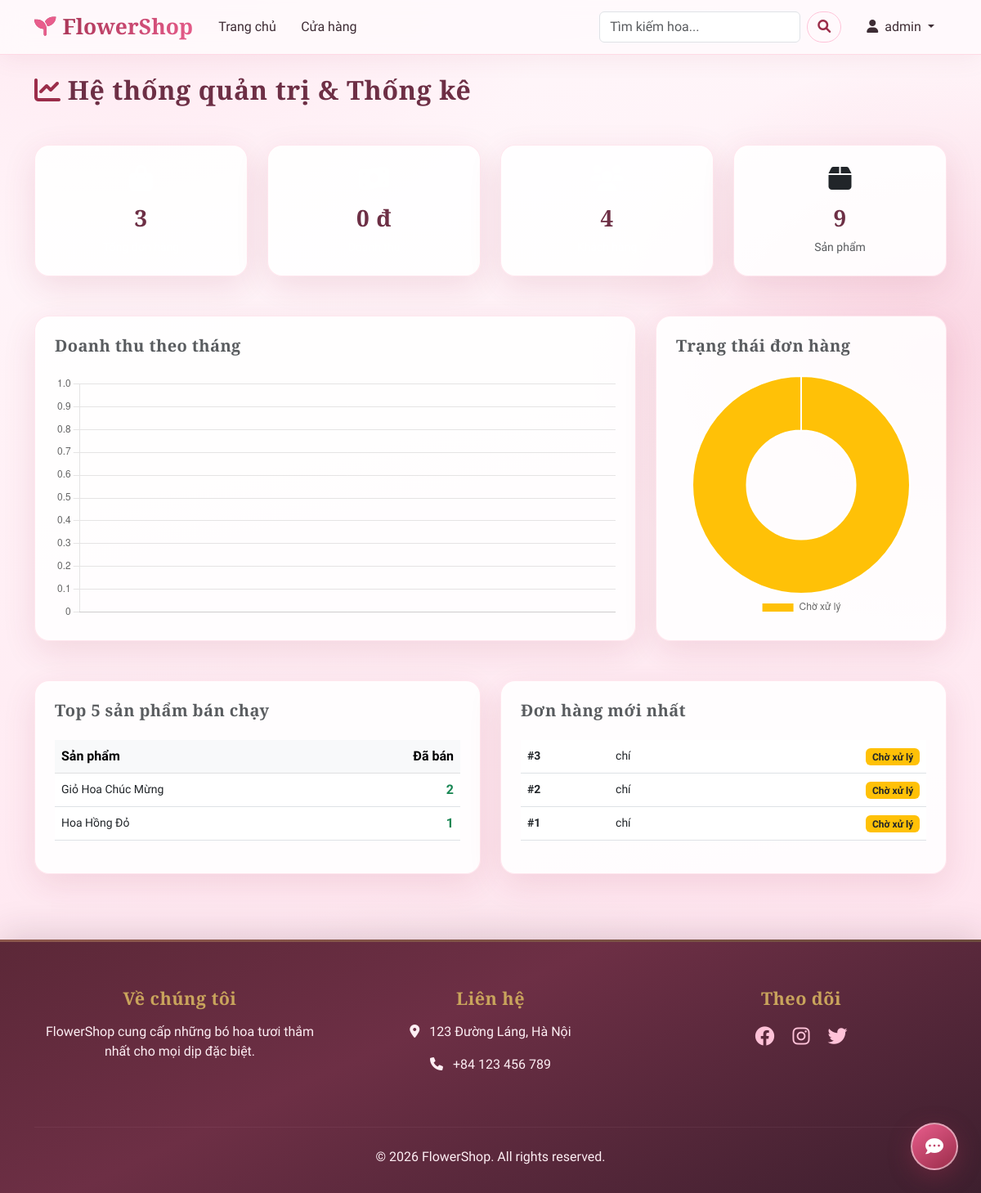
/admin-dashboard/ (signed in), run on the app's committed database.
### shop/models.py (models this page shows, shortened)
class Product(models.Model):
    category = models.ForeignKey(Category, related_name='products', on_delete=models.CASCADE, verbose_name="Danh mục")
    name = models.CharField(max_length=200, verbose_name="Tên sản phẩm")
    slug = models.SlugField(max_length=200, unique=True, verbose_name="Slug")
    image = models.ImageField(upload_to='products/%Y/%m/%d', blank=True, verbose_name="Hình ảnh")
    description = models.TextField(blank=True, verbose_name="Mô tả")
    price = models.DecimalField(max_digits=10, decimal_places=2, verbose_name="Giá")
    stock = models.PositiveIntegerField(verbose_name="Số lượng tồn kho")
    available = models.BooleanField(default=True, verbose_name="Sẵn bán")
    created = models.DateTimeField(auto_now_add=True, verbose_name="Ngày tạo")
    updated = models.DateTimeField(auto_now=True, verbose_name="Ngày cập nhật")
    class Meta:
        ordering = ('-created',)
        indexes = [
            models.Index(fields=['id', 'slug']),
        ]
        verbose_name = 'Sản phẩm'
        verbose_name_plural = 'Sản phẩm'

class Order(models.Model):
    STATUS_CHOICES = (
        ('pending', 'Chờ xử lý'),
        ('approved', 'Đã duyệt'),
        ('rejected', 'Từ chối'),
        ('shipped', 'Đang giao'),
        ('completed', 'Hoàn thành'),
    )
    user = models.ForeignKey(User, on_delete=models.CASCADE, related_name='orders', verbose_name="Người đặt")
    first_name = models.CharField(max_length=50, verbose_name="Tên")
    last_name = models.CharField(max_length=50, verbose_name="Họ")
    email = models.EmailField(verbose_name="Email")
    address = models.CharField(max_length=250, verbose_name="Địa chỉ")
    postal_code = models.CharField(max_length=20, verbose_name="Mã bưu điện")
    city = models.CharField(max_length=100, verbose_name="Thành phố")
    created = models.DateTimeField(auto_now_add=True, verbose_name="Ngày tạo")
    updated = models.DateTimeField(auto_now=True, verbose_name="Ngày cập nhật")
    paid = models.BooleanField(default=False, verbose_name="Đã thanh toán")
    status = models.CharField(max_length=20, choices=STATUS_CHOICES, default='pending', verbose_name="Trạng thái")
    class Meta:
        ordering = ('-created',)
        verbose_name = 'Đơn hàng'
        verbose_name_plural = 'Đơn hàng'

### shop/views.py (the view)
# urls.py: path('admin-dashboard/', views.admin_dashboard, name='admin_dashboard'),
@staff_member_required
def admin_dashboard(request):
    total_orders = Order.objects.count()
    total_revenue = Order.objects.filter(paid=True).aggregate(Sum('items__price'))['items__price__sum'] or 0
    total_users = User.objects.count()
    total_products = Product.objects.count()
    from django.db.models.functions import TruncMonth
    from django.utils import timezone
    from datetime import timedelta
    six_months_ago = timezone.now() - timedelta(days=180)
    revenue_by_month = Order.objects.filter(paid=True, created__gte=six_months_ago) \
        .annotate(month=TruncMonth('created')) \
        .values('month') \
        .annotate(total=Sum('items__price')) \
        .order_by('month')
    months_labels = [r['month'].strftime('%m/%Y') for r in revenue_by_month]
    revenue_data = [float(r['total']) for r in revenue_by_month]
    status_stats = Order.objects.values('status').annotate(count=Count('id'))
    status_labels = []
    status_counts = []
    status_dict = dict(Order.STATUS_CHOICES)
    for stat in status_stats:
        status_labels.append(status_dict.get(stat['status'], stat['status']))
        status_counts.append(stat['count'])
    top_products = Product.objects.annotate(
        total_sold=Sum('order_items__quantity')
    ).filter(total_sold__gt=0).order_by('-total_sold')[:5]
    recent_orders = Order.objects.order_by('-created')[:10]
    context = {
        'total_orders': total_orders,
        'total_revenue': total_revenue,
        'total_users': total_users,
        'total_products': total_products,
        'months_labels': json.dumps(months_labels),
        'revenue_data': json.dumps(revenue_data),
        'status_labels': json.dumps(status_labels),
        'status_counts': json.dumps(status_counts),
        'top_products': top_products,
        'recent_orders': recent_orders,
    }
    return render(request, 'shop/admin/dashboard.html', context)

### templates/shop/admin/dashboard.html (shortened to what this page needs)
{% extends "base.html" %}
{% block content %}
<h2 class="mb-5 font-weight-bold"><i class="fas fa-chart-line me-2 text-primary"></i>Hệ thống quản trị & Thống kê</h2>
<div class="row g-4 mb-5">
    <div class="col-md-3">
        <div class="card shadow-sm border-0 p-4 text-center bg-primary text-white h-100">
            <i class="fas fa-shopping-bag fa-2x mb-3"></i>
            <h3 class="fw-bold">{{ total_orders }}</h3>
            <p class="mb-0 small opacity-75">Tổng đơn hàng</p>
        </div>
    </div>
    <div class="col-md-3">
        <div class="card shadow-sm border-0 p-4 text-center bg-success text-white h-100">
            <i class="fas fa-money-bill-wave fa-2x mb-3"></i>
            <h3 class="fw-bold">{{ total_revenue|floatformat:0 }} đ</h3>
            <p class="mb-0 small opacity-75">Doanh thu</p>
        </div>
    </div>
    <div class="col-md-3">
        <div class="card shadow-sm border-0 p-4 text-center bg-info text-white h-100">
            <i class="fas fa-users fa-2x mb-3"></i>
            <h3 class="fw-bold">{{ total_users }}</h3>
            <p class="mb-0 small opacity-75">Khách hàng</p>
        </div>
    </div>
    <div class="col-md-3">
        <div class="card shadow-sm border-0 p-4 text-center bg-warning text-dark h-100">
            <i class="fas fa-box fa-2x mb-3"></i>
            <h3 class="fw-bold">{{ total_products }}</h3>
            <p class="mb-0 small opacity-75">Sản phẩm</p>
        </div>
    </div>
</div>
<div class="row mb-5 g-4">
    <div class="col-md-8">
        <div class="card shadow-sm border-0 p-4 h-100">
            <h5 class="mb-4 fw-bold text-muted">Doanh thu theo tháng</h5>
            <canvas id="revenueChart" style="max-height: 300px;"></canvas>
        </div>
    </div>
    <div class="col-md-4">
        <div class="card shadow-sm border-0 p-4 h-100">
            <h5 class="mb-4 fw-bold text-muted">Trạng thái đơn hàng</h5>
            <canvas id="statusChart" style="max-height: 300px;"></canvas>
        </div>
    </div>
</div>
<div class="row mb-5 g-4">
    <div class="col-md-6">
        <div class="card shadow-sm border-0 p-4 h-100">
            <h5 class="mb-4 fw-bold text-muted">Top 5 sản phẩm bán chạy</h5>
            <div class="table-responsive">
                <table class="table table-hover align-middle">
                    <thead class="table-light">
                        <tr>
                            <th>Sản phẩm</th>
                            <th class="text-end">Đã bán</th>
                        </tr>
                    </thead>
                    <tbody>
                        {% for product in top_products %}
                            <tr>
                                <td class="small">{{ product.name }}</td>
                                <td class="text-end fw-bold text-success">{{ product.total_sold|default:0 }}</td>
                            </tr>
                        {% empty %}
                            <tr><td colspan="2" class="text-center text-muted">Chưa có dữ liệu bán hàng</td></tr>
                        {% endfor %}
                    </tbody>
                </table>
            </div>
        </div>
    </div>
    <div class="col-md-6">
        <div class="card shadow-sm border-0 p-4 h-100">
            <h5 class="mb-4 fw-bold text-muted">Đơn hàng mới nhất</h5>
            <div class="table-responsive">
                <table class="table table-hover align-middle">
                    <tbody>
                        {% for order in recent_orders %}
                            <tr>
                                <td class="small fw-bold">#{{ order.id }}</td>
                                <td class="small">{{ order.first_name }}</td>
                                <td class="text-end">
                                    <span class="badge {% if order.status == 'pending' %}bg-warning text-dark{% elif order.status == 'approved' %}bg-info{% elif order.status == 'rejected' %}bg-danger{% elif order.status == 'shipped' %}bg-primary{% elif order.status == 'completed' %}bg-success{% endif %}">
                                        {{ order.get_status_display }}
                                    </span>
                                </td>
                            </tr>
                        {% endfor %}
                    </tbody>
                </table>
            </div>
        </div>
    </div>
</div>
{% block extra_js %}
<script>
    // Biểu đồ Doanh thu (Line Chart)
    const revCtx = document.getElementById('revenueChart').getContext('2d');
    new Chart(revCtx, {
        type: 'line',
        data: {
            labels: {{ months_labels|safe }},
            datasets: [{
                label: 'Doanh thu (VNĐ)',
                data: {{ revenue_data|safe }},
                borderColor: '#198754',
                backgroundColor: 'rgba(25, 135, 84, 0.1)',
                fill: true,
                tension: 0.4
            }]
        },
        options: {
            responsive: true,
            maintainAspectRatio: false,
            plugins: { legend: { display: false } }
        }
    });
    // Biểu đồ Trạng thái (Doughnut Chart)
    const statusCtx = document.getElementById('statusChart').getContext('2d');
    new Chart(statusCtx, {
        type: 'doughnut',
        data: {
            labels: {{ status_labels|safe }},
            datasets: [{
                data: {{ status_counts|safe }},
                backgroundColor: ['#ffc107', '#0dcaf0', '#dc3545', '#0d6efd', '#198754'],
            }]
        },
        options: {
            responsive: true,
            maintainAspectRatio: false,
            plugins: { legend: { position: 'bottom' } }
        }
    });
</script>
{% endblock %}
{% endblock %}

### templates/base.html (shortened to what this page needs)
<!DOCTYPE html>
{% load static %}
<html lang="vi">
<head>
    <link href="https://cdn.jsdelivr.net/npm/bootstrap@5.3.0/dist/css/bootstrap.min.css" rel="stylesheet">
    <link rel="stylesheet" href="https://cdnjs.cloudflare.com/ajax/libs/font-awesome/6.0.0/css/all.min.css">
    <link rel="stylesheet" href="{% static 'css/floral-theme.css' %}">
</head>
<body>
    <nav class="navbar navbar-expand-lg navbar-light sticky-top navbar-floral">
        <div class="container">
            <a class="navbar-brand" href="{% url 'home' %}"><i class="fas fa-seedling me-2"></i>FlowerShop</a>
            <div class="collapse navbar-collapse" id="navbarNav">
                <ul class="navbar-nav me-auto">
                    <li class="nav-item"><a class="nav-link" href="{% url 'home' %}">Trang chủ</a></li>
                    <li class="nav-item"><a class="nav-link" href="{% url 'product_list' %}">Cửa hàng</a></li>
                </ul>
                <form class="d-flex me-3" action="{% url 'product_list' %}" method="get">
                    <input class="form-control me-2" type="search" name="q" placeholder="Tìm kiếm hoa..." aria-label="Search">
                    <button class="btn btn-outline-secondary" type="submit"><i class="fas fa-search"></i></button>
                </form>
                <ul class="navbar-nav">
                    {% if user.is_authenticated %}
                        <li class="nav-item dropdown">
                            <a class="nav-link dropdown-toggle" href="#" id="navbarDropdown" role="button" data-bs-toggle="dropdown">
                                <i class="fas fa-user me-1"></i> {{ user.username }}
                            </a>
                        </li>
                    {% else %}
                        <li class="nav-item"><a class="nav-link" href="{% url 'login' %}">Đăng nhập</a></li>
                        <li class="nav-item"><a class="nav-link btn btn-primary text-white px-3 ms-lg-2 rounded-pill" href="{% url 'register' %}">Đăng ký</a></li>
                    {% endif %}
                </ul>
            </div>
        </div>
    </nav>
    <div class="container mt-4">
        {% block content %}{% endblock %}
    </div>
    <footer class="site-footer">
        <div class="container text-center">
            <div class="row">
                <div class="col-md-4 mb-4">
                    <h5>Về chúng tôi</h5>
                    <p>FlowerShop cung cấp những bó hoa tươi thắm nhất cho mọi dịp đặc biệt.</p>
                </div>
                <div class="col-md-4 mb-4">
                    <h5>Liên hệ</h5>
                    <p><i class="fas fa-map-marker-alt me-2"></i> 123 Đường Láng, Hà Nội</p>
                    <p><i class="fas fa-phone me-2"></i> +84 123 456 789</p>
                </div>
                <div class="col-md-4 mb-4">
                    <h5>Theo dõi</h5>
                    <div class="fs-4">
                        <a href="#" class="text-white me-3"><i class="fab fa-facebook"></i></a>
                        <a href="#" class="text-white me-3"><i class="fab fa-instagram"></i></a>
                        <a href="#" class="text-white"><i class="fab fa-twitter"></i></a>
                    </div>
                </div>
            </div>
            <hr class="my-4">
            <p class="mb-0">&copy; 2026 FlowerShop. All rights reserved.</p>
        </div>
    </footer>
    <div id="chatbot-widget">
        <button id="chatbot-btn" onclick="toggleChat()">
            <i class="fas fa-comment-dots"></i>
        </button>
    </div>
</body>
</html>

### data on the page
Product: name "Giỏ Hoa Chúc Mừng", total_sold "2"
Product: name "Hoa Hồng Đỏ", total_sold "1"
Order: id "3", first_name "chí", status "Chờ xử lý"
Order: id "2", first_name "chí", status "Chờ xử lý"
Order: id "1", first_name "chí", status "Chờ xử lý"

### other printed values
{{ user.username }} "admin"
{{ total_orders }} "3"
{{ total_revenue|floatformat:0 }} "0"
{{ total_users }} "4"
{{ total_products }} "9"
